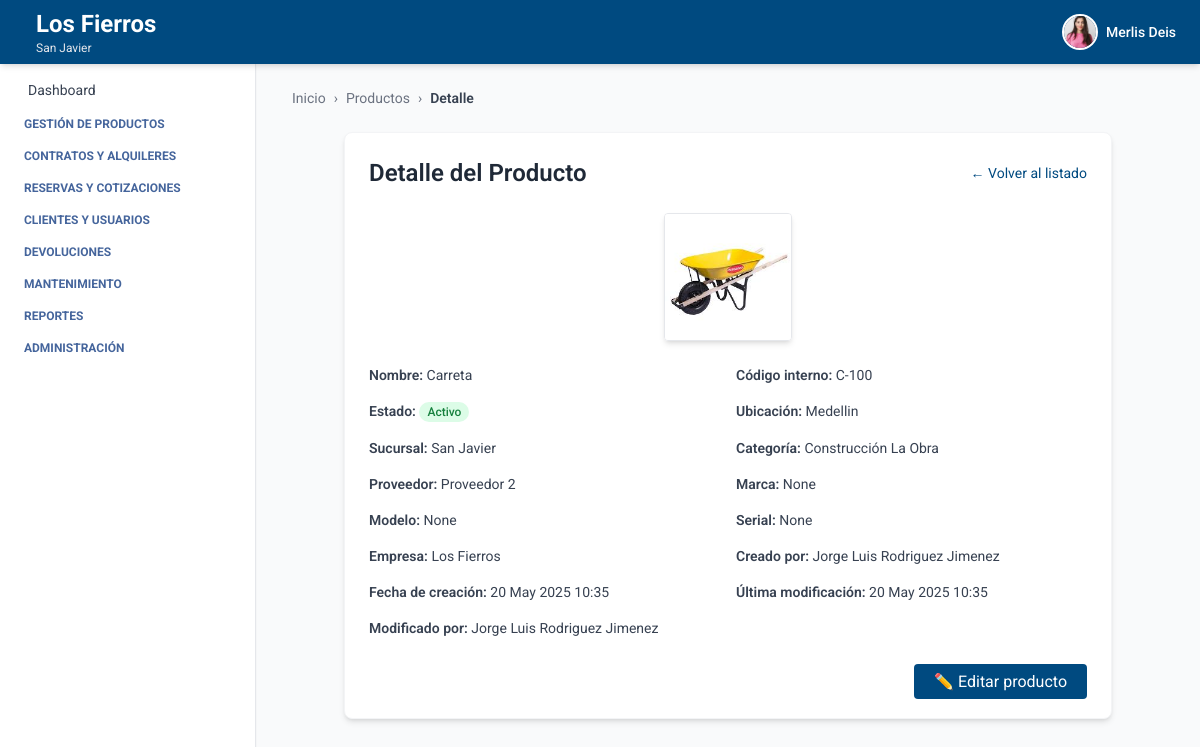
The page /productos/detalles/3/ (signed in) on the database as committed earlier.
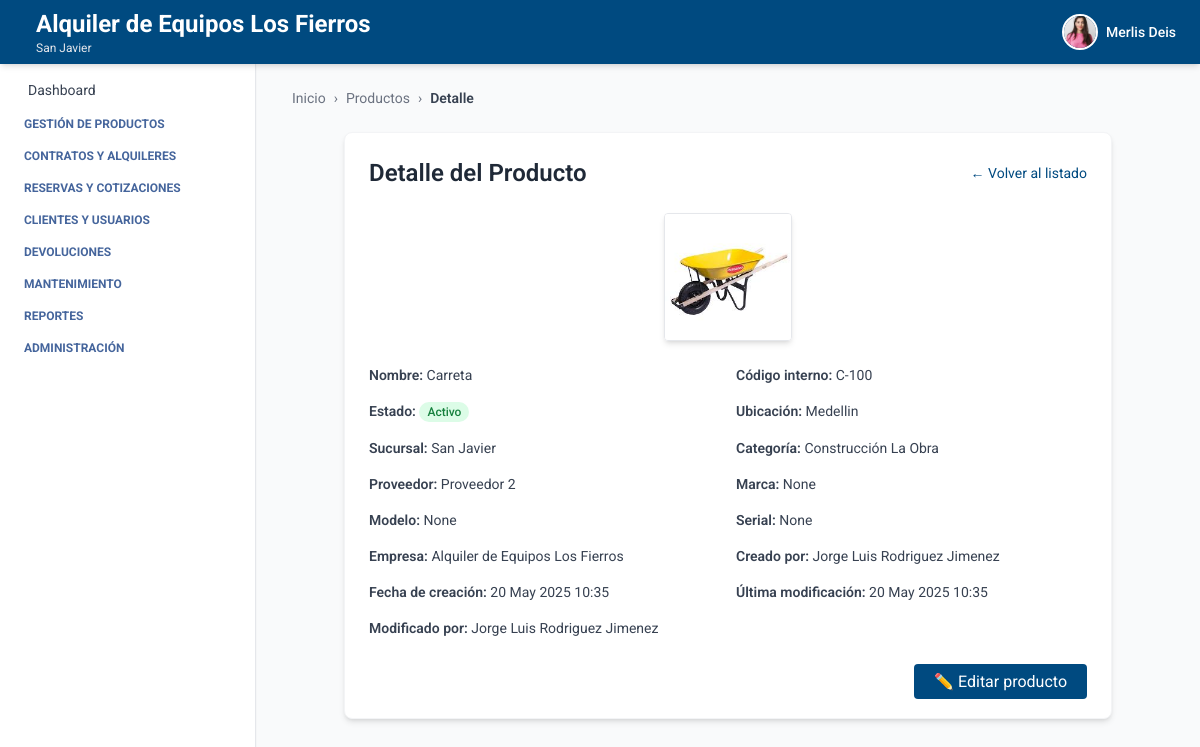
The same page on the database as committed later.
### autenticacion/models.py (models this page shows, shortened)
class Usuario(AbstractUser):
    telefono = models.CharField(max_length=20, blank=True, null=True)
    empresa = models.ForeignKey(Empresa, on_delete=models.SET_NULL, null=True, blank=True)
    sucursal = models.ForeignKey(Sucursal, on_delete=models.SET_NULL, null=True, blank=True)
    ESTADOS = [
        ("activo", "Activo"),
        ("inactivo", "Inactivo"),
    ]
    estado = models.CharField(max_length=10, choices=ESTADOS, default="activo")
    foto_perfil = models.ImageField(upload_to='usuarios/img/', blank=True, null=True)
    groups = models.ManyToManyField(
        Group,
        related_name='usuarios',  # Evita conflicto con 'user_set'
        blank=True,
        help_text='The groups this user belongs to.',
        verbose_name='groups'
    )
    user_permissions = models.ManyToManyField(
        Permission,
        related_name='usuarios',  # Evita conflicto con 'user_set'
        blank=True,
        help_text='Specific permissions for this user.',
        verbose_name='user permissions'
    )

### empresa/models.py (models this page shows, shortened)
class Empresa(models.Model):
    ESTADOS = [
        ("activo", "Activo"),
        ("inactivo", "Inactivo"),
    ]
    nombre = models.CharField(max_length=100)
    nit = models.CharField(max_length=50, unique=True)
    ciudad = models.CharField(max_length=100, blank=True, null=True)
    direccion = models.CharField(max_length=255, blank=True, null=True)
    departamento = models.CharField(max_length=100, blank=True, null=True)
    telefono = models.CharField(max_length=20, blank=True, null=True)
    estado = models.CharField(max_length=20, choices=ESTADOS, default="activo")
    logo = models.ImageField(upload_to='empresas/img/', blank=True, null=True)

class Sucursal(models.Model):
    ESTADOS = [
        ("activo", "Activo"),
        ("inactivo", "Inactivo"),
    ]
    empresa = models.ForeignKey(Empresa, related_name='sucursales', on_delete=models.CASCADE)
    nombre = models.CharField(max_length=100)
    ciudad = models.CharField(max_length=100)
    direccion = models.CharField(max_length=255)
    departamento = models.CharField(max_length=100, blank=True, null=True)
    telefono = models.CharField(max_length=20, blank=True, null=True)
    estado = models.CharField(max_length=20, choices=ESTADOS, default="activo")

### producto/models.py (models this page shows, shortened)
class Producto(models.Model):
    ESTADOS = [
        ("activo", "Activo"),
        ("inactivo", "Inactivo"),
        ("disponible", "Disponible"),
        ("no_disponible", "No disponible"),
    ]
    nombre = models.CharField(max_length=100)
    descripcion = models.TextField()
    codigo_interno = models.CharField(max_length=50)
    estado = models.CharField(max_length=20, choices=ESTADOS, default="activo")
    iva_porcentaje = models.DecimalField(max_digits=5, decimal_places=2, default=0, help_text="Porcentaje de IVA aplicado al producto")
    ubicacion_actual = models.CharField(max_length=100)
    marca = models.CharField(max_length=100, blank=True, null=True)
    modelo = models.CharField(max_length=100, blank=True, null=True)
    serial = models.CharField(max_length=100, blank=True, null=True)
    imagen = models.ImageField(upload_to="media/productos/", null=True, blank=True)
    empresa = models.ForeignKey(Empresa, on_delete=models.CASCADE, related_name='productos', default=1)
    sucursal = models.ForeignKey(Sucursal, on_delete=models.CASCADE, related_name='productos', default=1)
    categoria = models.ForeignKey(Categoria, on_delete=models.SET_NULL, null=True, blank=True, related_name='productos')
    proveedor = models.ForeignKey(Proveedor, on_delete=models.SET_NULL, null=True, blank=True, related_name='productos')
    created_at = models.DateTimeField(auto_now_add=True)
    updated_at = models.DateTimeField(auto_now=True)
    creado_por = models.CharField(max_length=100, blank=True, null=True)
    modificado_por = models.CharField(max_length=100, blank=True, null=True)
    class Meta:
        ordering = ['nombre']
        verbose_name = 'Producto'
        verbose_name_plural = 'Productos'
        constraints = [
            models.UniqueConstraint(fields=['empresa', 'codigo_interno'], name='unique_codigo_por_empresa')
        ]
    objects = ProductoManager()

class Categoria(models.Model):
    nombre = models.CharField(max_length=100, null=False)
    descripcion = models.TextField(blank=True, null=False)
    empresa = models.ForeignKey(Empresa, on_delete=models.CASCADE, related_name='categorias', default=1)
    class Meta:
        verbose_name = 'Categoría'
        verbose_name_plural = 'Categorías'
        unique_together = ('nombre', 'empresa')
        ordering = ['nombre']

class Proveedor(models.Model):
    ESTADOS = [
        ("activo", "Activo"),
        ("inactivo", "Inactivo"),
    ]
    nombre = models.CharField(max_length=100)
    nit = models.CharField(max_length=50, unique=True)
    ciudad = models.CharField(max_length=100, blank=True, null=True)
    direccion = models.CharField(max_length=255, blank=True, null=True)
    departamento = models.CharField(max_length=100, blank=True, null=True)
    telefono = models.CharField(max_length=20, blank=True, null=True)
    estado = models.CharField(max_length=20, choices=ESTADOS, default="activo")
    empresa = models.ForeignKey(Empresa, on_delete=models.CASCADE, related_name='proveedores', default=1)

### producto/views_producto.py (the view)
# urls.py: path('detalles/<int:pk>/', ProductoDetailView.as_view(), name='detalle_producto'),
class ProductoDetailView(LoginRequiredMixin, BreadcrumbMixin, DetailView):
    model = Producto
    template_name = 'producto_detalle.html'
    context_object_name = 'producto'
    breadcrumb_items = [
        ("Productos", reverse_lazy("producto_list")),
        ("Detalle", None)
    ]

### core/views.py (called while the page is built)
    def get_context_data(self, **kwargs):
        context = super().get_context_data(**kwargs)
        context["home"] = self.home_url
        context["breadcrumb_items"] = self.breadcrumb_items
        return context

### producto/templates/producto_detalle.html
{% extends 'index.html' %}
{% block breadcrumb %}
  {% include 'breadcrumb.html' with home='/' breadcrumbs=breadcrumb_items %}
{% endblock %}
{% block content %}
<div class="max-w-3xl mx-auto mt-6 bg-white p-6 rounded-lg shadow-md border border-gray-100">
  <div class="flex justify-between items-center mb-6">
    <h2 class="text-2xl font-semibold text-gray-800">Detalle del Producto</h2>
    <a href="{% url 'producto_list' %}" class="text-sm text-[var(--primary-color)] hover:underline">← Volver al listado</a>
  </div>
  {% if producto.imagen %}
    <div class="flex justify-center mb-6">
      <img src="{{ producto.imagen.url }}" alt="{{ producto.nombre }}"
           class="w-32 h-32 object-cover rounded shadow-md border border-gray-200" />
    </div>
  {% endif %}
  <div class="grid grid-cols-2 gap-4 text-sm text-gray-700">
    <p><span class="font-semibold">Nombre:</span> {{ producto.nombre }}</p>
    <p><span class="font-semibold">Código interno:</span> {{ producto.codigo_interno }}</p>
    <p>
      <span class="font-semibold">Estado:</span>
      <span class="inline-block px-2 py-0.5 rounded-full text-xs font-medium
        {% if producto.estado == 'activo' %}
          bg-green-100 text-green-700
        {% else %}
          bg-red-100 text-red-700
        {% endif %}">
        {{ producto.get_estado_display }}
      </span>
    </p>
    <p><span class="font-semibold">Ubicación:</span> {{ producto.ubicacion_actual }}</p>
    <p><span class="font-semibold">Sucursal:</span> {{ producto.sucursal.nombre }}</p>
    <p><span class="font-semibold">Categoría:</span> {{ producto.categoria.nombre }}</p>
    <p><span class="font-semibold">Proveedor:</span> {{ producto.proveedor.nombre }}</p>
    <p><span class="font-semibold">Marca:</span> {{ producto.marca }}</p>
    <p><span class="font-semibold">Modelo:</span> {{ producto.modelo }}</p>
    <p><span class="font-semibold">Serial:</span> {{ producto.serial }}</p>
    <p><span class="font-semibold">Empresa:</span> {{ producto.empresa.nombre }}</p>
    <p><span class="font-semibold">Creado por:</span> {{ producto.creado_por }}</p>
    <p><span class="font-semibold">Fecha de creación:</span> {{ producto.created_at|date:"d M Y H:i" }}</p>
    <p><span class="font-semibold">Última modificación:</span> {{ producto.updated_at|date:"d M Y H:i" }}</p>
    <p><span class="font-semibold">Modificado por:</span> {{ producto.modificado_por }}</p>
  </div>
  <div class="mt-8 text-right">
    <a href="{% url 'editar_producto' producto.id %}"
       class="bg-[var(--primary-color)] text-white px-5 py-2 rounded hover:bg-blue-700 transition duration-200">
      ✏️ Editar producto
    </a>
  </div>
</div>
{% endblock %}

### core/templates/header.html (shortened to what this page needs)
<header class="bg-[var(--primary-color)] shadow-md w-full h-16 flex items-center px-6 justify-between fixed top-0 left-0 z-10">
  <h1 class="text-white flex items-center gap-3 leading-tight">
    <div class="leading-tight">
  {% if request.user.is_authenticated %}
    {% if request.user.empresa %}
      <span class="text-xl sm:text-2xl font-bold block">
        {{ request.user.empresa.nombre }}
      </span>
    {% endif %}
    {% if request.user.sucursal %}
      <span class="text-xs text-gray-200 block">
        {{ request.user.sucursal.nombre }}
      </span>
    {% endif %}
  {% else %}
    <span class="text-xl text-gray-200 block">Gestión inteligente de Equipos</span>
  {% endif %}
</div>
  </h1>
  {% if request.user.is_authenticated %}
  <div x-data="{ open: false }" class="relative flex items-center space-x-3 cursor-pointer" @click.away="open = false">
    <button @click="open = !open" class="flex items-center space-x-2 focus:outline-none">
      {% if request.user.foto_perfil %}
        <img src="{{ request.user.foto_perfil.url }}" alt="Perfil" class="w-9 h-9 rounded-full object-cover border-2 border-white" />
      {% else %}
        <div class="w-9 h-9 rounded-full bg-white text-[var(--primary-color)] flex items-center justify-center font-bold text-sm">
          {{ request.user.first_name|first }}{{ request.user.last_name|first }}
        </div>
      {% endif %}
      <span class="text-white hidden sm:block text-sm font-medium">{{ request.user.first_name }}</span>
    </button>
  </div>
  {% endif %}
</header>

Rows that differ between the two databases and show on the page:
changed through a linked row, Usuario "Merlis Deis": user.empresa.nombre "Los Fierros" → "Alquiler de Equipos Los Fierros"
changed through a linked row, Producto "Carreta": empresa.nombre "Los Fierros" → "Alquiler de Equipos Los Fierros"
